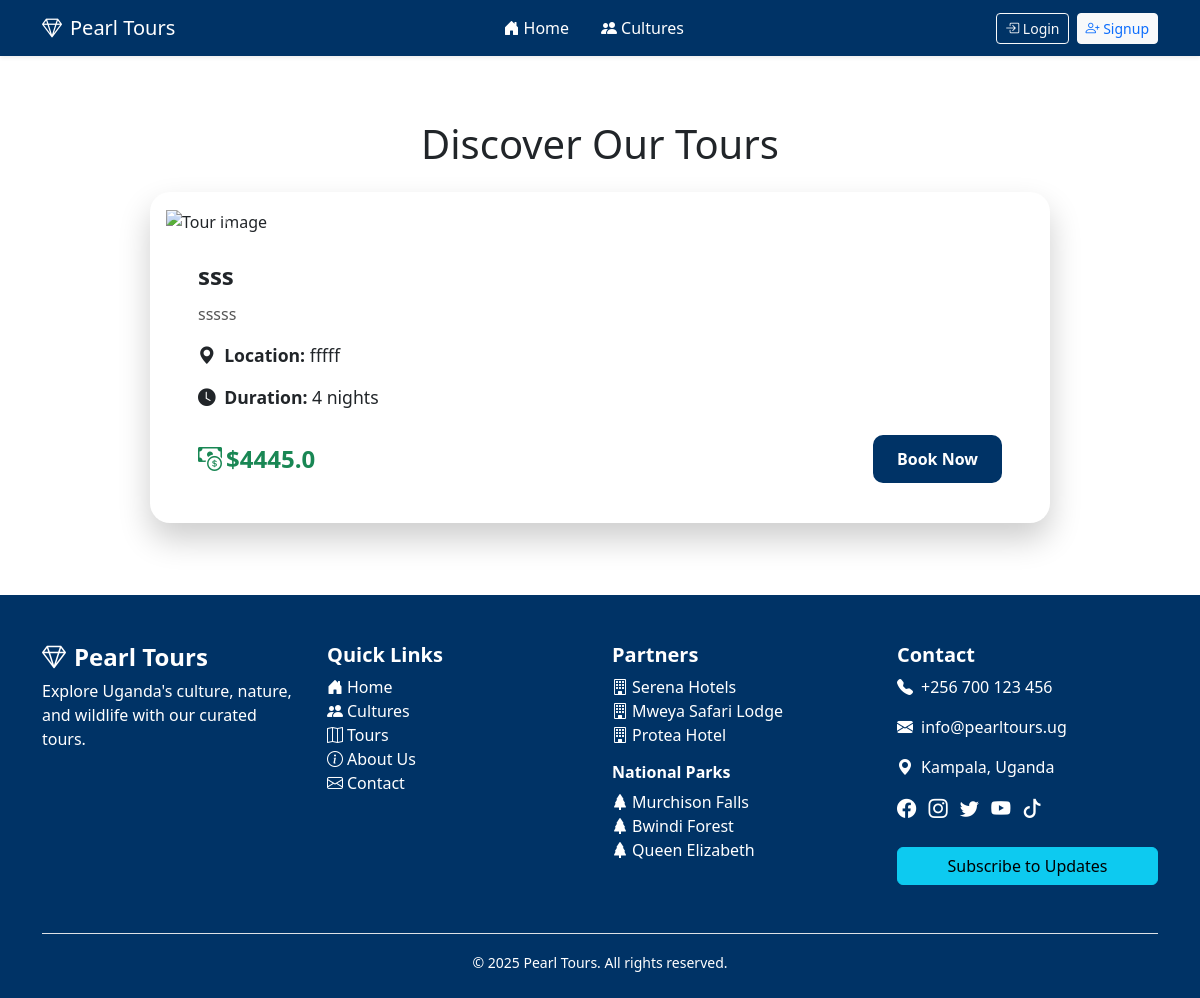
The page /tours on the database as committed earlier.
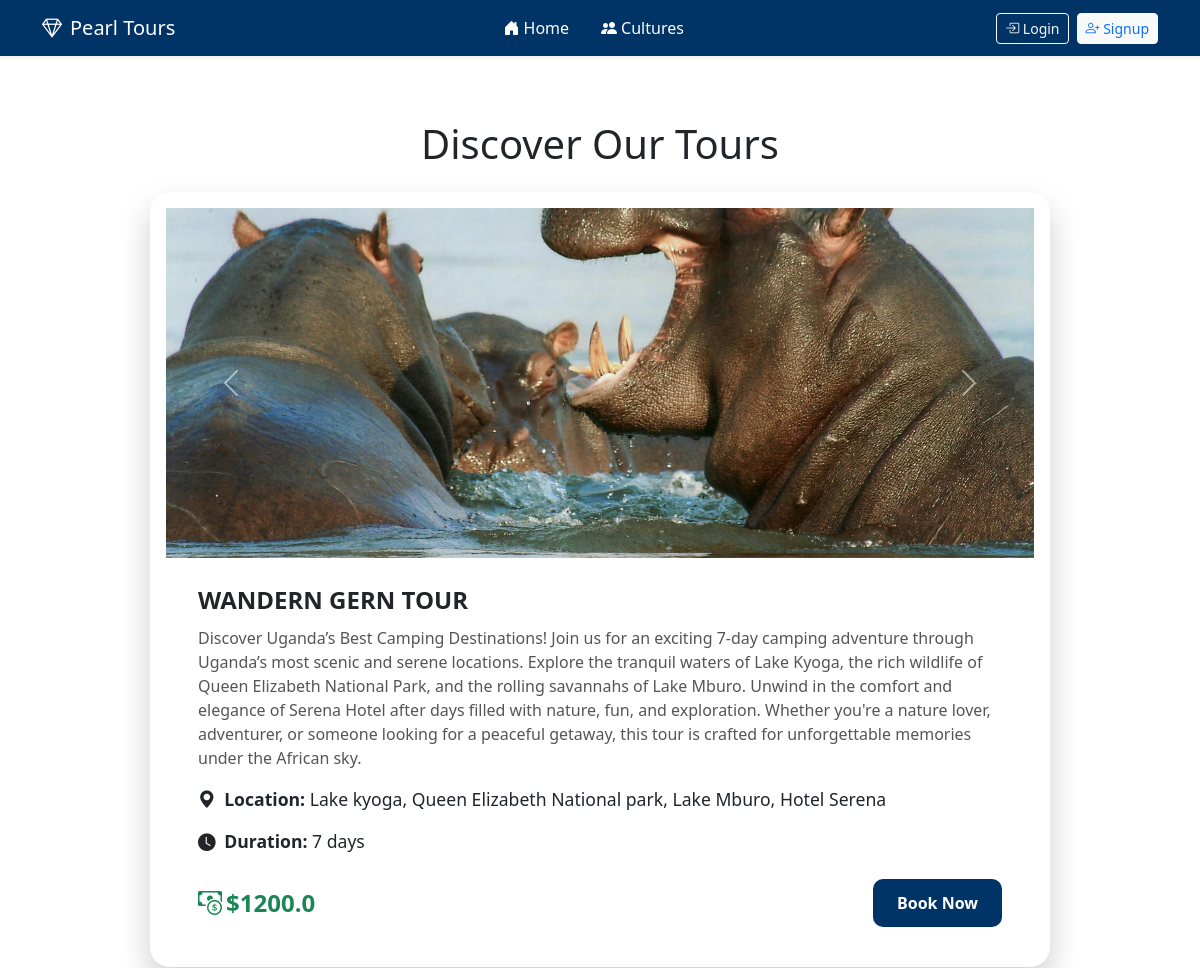
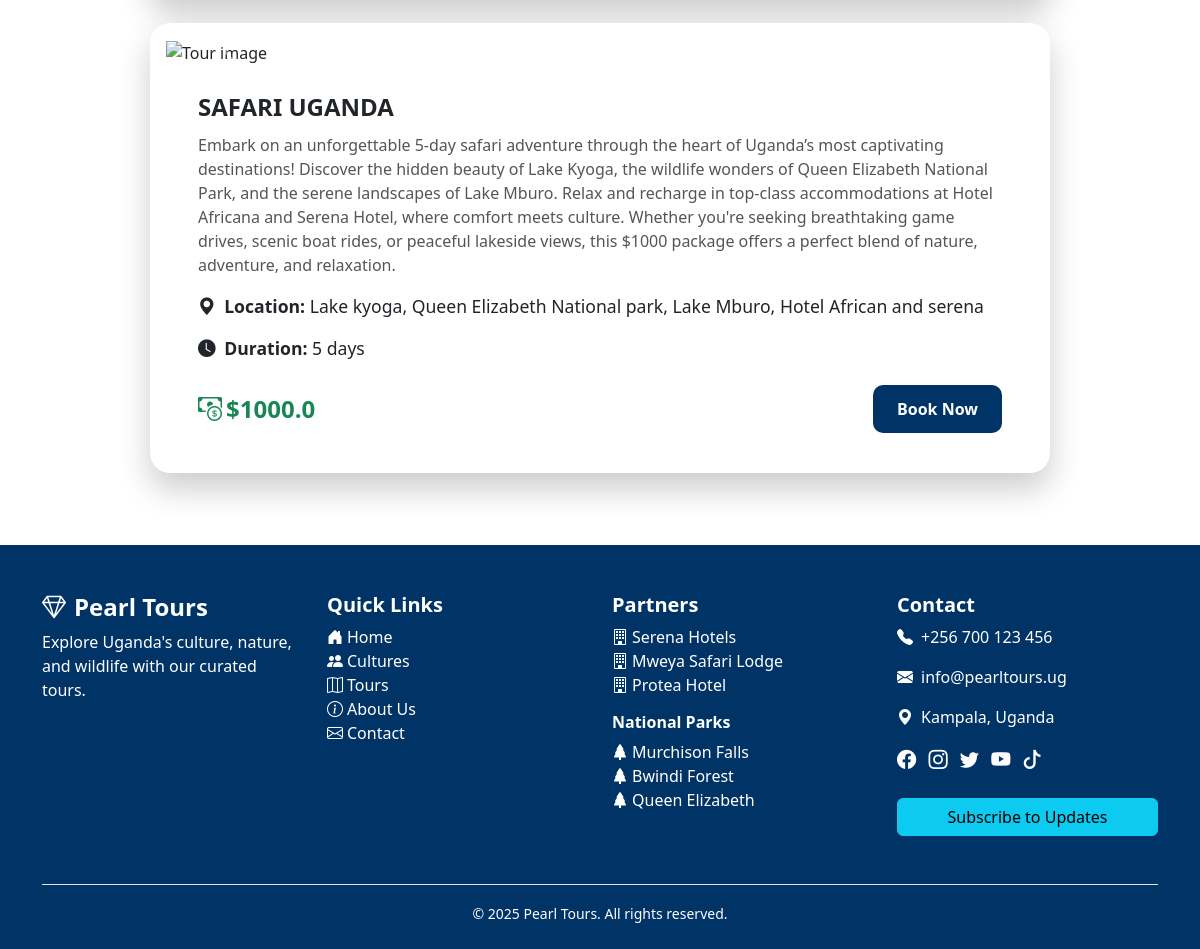
The same page on the database as committed later (2 pictures, top to bottom).
### app/models.py (models this page shows, shortened)
class Tour(Base):
    __tablename__ = "tours"
    id = Column(Integer, primary_key=True, index=True)
    title= Column(String(100), index=True)
    description = Column(String(500))
    price = Column(Float)
    duration= Column(String(50))
    locations = Column(String(100))
    image_url = Column(String(200))
    created_at= Column(DateTime,default=datetime.utcnow)
    updated_at= Column(DateTime,default=datetime.utcnow,onupdate=datetime.utcnow)
    is_active= Column(Boolean, default=True)
    images= relationship("TourImage", backref="tour",cascade="all, delete-orphan")

class TourImage(Base):
    __tablename__ = "tour_images"
    id = Column(Integer, primary_key=True, index=True)
    tour_id = Column(Integer, ForeignKey("tours.id"))
    image_url = Column(String(200))
    is_primary = Column(Boolean, default=False)

### app/routes.py (the view)
@router.get("/tours", response_class=HTMLResponse)
async def tours_page(
    request: Request,
    db: Session = Depends(get_db),
    user: Optional[User] = Depends(get_current_user),
):
    tours = db.query(Tour).all() # fetch all tours
    return templates.TemplateResponse(
        "tours.html",
        {
            "request": request,
            "title": "Our Tours",
            "is_logged_in": user is not None,
            "user": user,
            "tours": tours
        }
    )

### app/templates/tours.html (shortened to what this page needs)
<!DOCTYPE html>
<html lang="en">
  <head>
    <link
      href="https://cdn.jsdelivr.net/npm/bootstrap@5.3.3/dist/css/bootstrap.min.css"
      rel="stylesheet"
    />
    <link
      href="https://cdn.jsdelivr.net/npm/bootstrap-icons@1.10.5/font/bootstrap-icons.css"
      rel="stylesheet"
    />
  </head>
  <body>
    <nav
      class="navbar navbar-expand-lg navbar-dark navbar-custom fixed-top shadow-sm"
    >
      <div class="container">
        <a class="navbar-brand" href="/"
          ><i class="bi bi-gem me-2"></i>Pearl Tours</a
        >
        <div
          class="collapse navbar-collapse justify-content-center"
          id="navbarNav"
        >
          <ul class="navbar-nav gap-3">
            <li class="nav-item">
              <a class="nav-link" href="/"
                ><i class="bi bi-house-door-fill me-1"></i>Home</a
              >
            </li>
            <li class="nav-item">
              <a class="nav-link" href="/cultures"
                ><i class="bi bi-people-fill me-1"></i>Cultures</a
              >
            </li>
          </ul>
        </div>
        <div class="d-flex align-items-center gap-2">
          {% if user %} {% if user.newsletter_subscribed %}
          <form action="/user/unsubscribe_newsletter" method="post" class="m-0">
            <button type="submit" class="btn btn-warning btn-sm">
              Unsubscribe
            </button>
          </form>
          {% else %}
          <form action="/subscribe_newsletter" method="post" class="m-0">
            <button type="submit" class="btn btn-info btn-sm">Subscribe</button>
          </form>
          {% endif %}
          <a class="btn btn-outline-light btn-sm" href="/logout"
            ><i class="bi bi-box-arrow-right"></i> Logout</a
          >
          {% else %}
          <a class="btn btn-outline-light btn-sm" href="/login"
            ><i class="bi bi-box-arrow-in-right"></i> Login</a
          >
          <a class="btn btn-light text-primary btn-sm" href="/signup"
            ><i class="bi bi-person-plus"></i> Signup</a
          >
          {% endif %}
        </div>
      </div>
    </nav>
    <main class="pt-5 mt-5">
      <div class="container">
        <h1 class="text-center my-4">Discover Our Tours</h1>
        <div class="row justify-content-center">
          {% for tour in tours %}
          <div class="col-12 mb-4">
            <div class="custom-card">
              <div class="custom-card-top">
                <div
                  id="carousel-{{ tour.id }}"
                  class="carousel slide"
                  data-bs-ride="carousel"
                >
                  <div class="carousel-inner">
                    {% for image in tour.images %}
                    <div
                      class="carousel-item {% if loop.first %}active{% endif %}"
                    >
                      <img src="{{ image.image_url }}" alt="Tour image" />
                    </div>
                    {% endfor %}
                  </div>
                  {% if tour.images|length > 1 %}
                  <button
                    class="carousel-control-prev"
                    type="button"
                    data-bs-target="#carousel-{{ tour.id }}"
                    data-bs-slide="prev"
                  >
                    <span class="carousel-control-prev-icon"></span>
                  </button>
                  <button
                    class="carousel-control-next"
                    type="button"
                    data-bs-target="#carousel-{{ tour.id }}"
                    data-bs-slide="next"
                  >
                    <span class="carousel-control-next-icon"></span>
                  </button>
                  {% endif %}
                </div>
              </div>
              <div class="custom-card-bottom">
                <div class="tour-title">{{ tour.title }}</div>
                <div class="tour-description">{{ tour.description }}</div>
                <div class="info-row">
                  <i class="bi bi-geo-alt-fill me-1"></i
                  ><strong> Location:</strong> {{ tour.locations }}
                </div>
                <div class="info-row">
                  <i class="bi bi-clock-fill me-1"></i
                  ><strong> Duration:</strong> {{ tour.duration }}
                </div>
                <div class="price-btn-row">
                  <div class="price-tag">
                    <i class="bi bi-cash-coin me-1"></i>${{ tour.price }}
                  </div>
                  {% if user %}
                  <a href="/book/{{ tour.id }}" class="book-btn">Book Now</a>
                  {% else %}
                  <a href="/login?next=/book/{{ tour.id }}" class="book-btn"
                    >Book Now</a
                  >
                  {% endif %}
                </div>
              </div>
            </div>
          </div>
          {% endfor %}
        </div>
      </div>
    </main>
    <footer class="footer text-white pt-5 pb-4 mt-5">
      <div class="container">
        <div class="row">
          <div class="col-md-3 mb-4">
            <h4 class="fw-bold"><i class="bi bi-gem me-2"></i>Pearl Tours</h4>
            <p>
              Explore Uganda's culture, nature, and wildlife with our curated
              tours.
            </p>
          </div>
          <div class="col-md-3 mb-4">
            <h5 class="fw-semibold">Quick Links</h5>
            <ul class="list-unstyled">
              <li>
                <a href="/" class="footer-link"
                  ><i class="bi bi-house-door-fill me-1"></i>Home</a
                >
              </li>
              <li>
                <a href="/cultures" class="footer-link"
                  ><i class="bi bi-people-fill me-1"></i>Cultures</a
                >
              </li>
              <li>
                <a href="/tours" class="footer-link"
                  ><i class="bi bi-map me-1"></i>Tours</a
                >
              </li>
              <li>
                <a href="#about-us" class="footer-link"
                  ><i class="bi bi-info-circle me-1"></i>About Us</a
                >
              </li>
              <li>
                <a href="#contact" class="footer-link"
                  ><i class="bi bi-envelope me-1"></i>Contact</a
                >
              </li>
            </ul>
          </div>
          <div class="col-md-3 mb-4">
            <h5 class="fw-semibold">Partners</h5>
            <ul class="list-unstyled">
              <li>
                <a href="#" class="footer-link"
                  ><i class="bi bi-building me-1"></i>Serena Hotels</a
                >
              </li>
              <li>
                <a href="#" class="footer-link"
                  ><i class="bi bi-building me-1"></i>Mweya Safari Lodge</a
                >
              </li>
              <li>
                <a href="#" class="footer-link"
                  ><i class="bi bi-building me-1"></i>Protea Hotel</a
                >
              </li>
            </ul>
            <h6 class="fw-semibold mt-3">National Parks</h6>
            <ul class="list-unstyled">
              <li>
                <a href="#" class="footer-link"
                  ><i class="bi bi-tree-fill me-1"></i>Murchison Falls</a
                >
              </li>
              <li>
                <a href="#" class="footer-link"
                  ><i class="bi bi-tree-fill me-1"></i>Bwindi Forest</a
                >
              </li>
              <li>
                <a href="#" class="footer-link"
                  ><i class="bi bi-tree-fill me-1"></i>Queen Elizabeth</a
                >
              </li>
            </ul>
          </div>
          <div class="col-md-3 mb-4">
            <h5 class="fw-semibold">Contact</h5>
            <p><i class="bi bi-telephone-fill me-2"></i>+256 700 123 456</p>
            <p><i class="bi bi-envelope-fill me-2"></i>info@pearltours.ug</p>
            <p><i class="bi bi-geo-alt-fill me-2"></i>Kampala, Uganda</p>
            <div class="mt-3 mb-2">
              <a href="#" class="social-icon"><i class="bi bi-facebook"></i></a>
              <a href="#" class="social-icon"
                ><i class="bi bi-instagram"></i
              ></a>
              <a href="#" class="social-icon"><i class="bi bi-twitter"></i></a>
              <a href="#" class="social-icon"><i class="bi bi-youtube"></i></a>
              <a href="#" class="social-icon"><i class="bi bi-tiktok"></i></a>
            </div>
            <a href="/login" class="btn btn-info w-100 mt-3"
              >Subscribe to Updates</a
            >
          </div>
        </div>
        <div class="text-center border-top pt-3 mt-4">
          <small>&copy; 2025 Pearl Tours. All rights reserved.</small>
        </div>
      </div>
    </footer>
  </body>
</html>

### app/templates/tours.html (style rules this page uses)
.navbar-custom { background-color: #003366 !important; }
.navbar-nav .nav-link { color: white !important; transition: color 0.3s, transform 0.3s; }
.footer { background-color: #003366; }
.footer-link { color: #fff; text-decoration: none; }
.social-icon { color: #fff; font-size: 1.2rem; margin-right: 0.5rem; }
.custom-card { border-radius: 20px; overflow: hidden; box-shadow: 0 1rem 2rem rgba(0, 0, 0, 0.2); background: #fff; padding: 1rem; max-width: 900px; margin: 0 auto; }
.custom-card-top { position: relative; }
.custom-card-top img { width: 100%; object-fit: cover; height: 350px; }
.custom-card-bottom { padding: 1.5rem 2rem; }
.tour-title { font-size: 1.5rem; font-weight: bold; margin-bottom: 0.5rem; }
.tour-description { font-size: 1rem; color: #555; margin-bottom: 1rem; }
.info-row { margin-bottom: 1rem; font-size: 1.1rem; }
.price-btn-row { display: flex; justify-content: space-between; align-items: center; margin-top: 1.5rem; }
.price-tag { font-size: 1.5rem; font-weight: bold; color: #198754; }
.book-btn { background-color: #003366; color: white; padding: 0.75rem 1.5rem; border-radius: 10px; text-decoration: none; font-weight: 600; font-size: 1rem; transition: background 0.3s, transform 0.2s; }

Rows that differ between the two databases and show on the page:
removed Tour: title "sss", description "sssss", locations "fffff", duration "4 nights", price "4445.0"
added Tour: title "WANDERN GERN TOUR", description "Discover Uganda’s Best Camping Destinations! Join us for an exciting 7-day camping adventure through Uganda’s most scenic and serene locations. Explore the tranquil waters of Lake Kyoga, the rich wildlife of Queen Elizabeth National Park, and the rolling savannahs of Lake Mburo. Unwind in the comfort and elegance of Serena Hotel after days filled with nature, fun, and exploration. Whether you're a nature lover, adventurer, or someone looking for a peaceful getaway, this tour is crafted for unforgettable memories under the African sky.", locations "Lake kyoga, Queen Elizabeth National park, Lake Mburo, Hotel Serena", duration "7 days", price "1200.0"
changed Tour: gains TourImage (image_url (picture))
added Tour: title "SAFARI UGANDA", description "Embark on an unforgettable 5-day safari adventure through the heart of Uganda’s most captivating destinations! Discover the hidden beauty of Lake Kyoga, the wildlife wonders of Queen Elizabeth National Park, and the serene landscapes of Lake Mburo. Relax and recharge in top-class accommodations at Hotel Africana and Serena Hotel, where comfort meets culture. Whether you're seeking breathtaking game drives, scenic boat rides, or peaceful lakeside views, this $1000 package offers a perfect blend of nature, adventure, and relaxation.", locations "Lake kyoga, Queen Elizabeth National park, Lake Mburo, Hotel African and serena", duration "5 days", price "1000.0"
